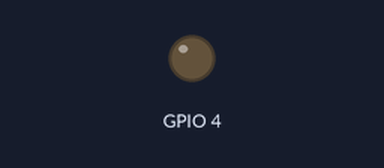
Simulated run of this program. Board: ESP32. Parts: output pins drawn as LEDs (lit = HIGH). WiFi joins after 1.5 s; servers stay silent unless stated; the camera gives no picture; what the program prints to the serial monitor is not drawn.

Above: at 0.4 s.
At 2.3 s:
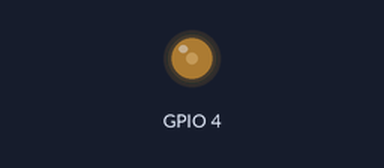
Timing chart, 0 to 3.8 s (numbered marks = the images above):
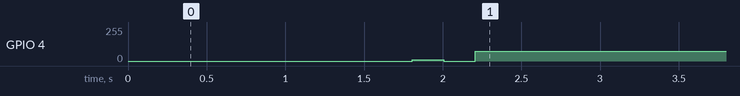

The program:

main.cpp
```cpp
// (licence header left out)
#include "esp_camera.h"
#include <WiFi.h>
#include "esp_timer.h"
#include "img_converters.h"
#include "Arduino.h"
#include "fb_gfx.h"
#include "soc/soc.h" //disable brownout problems
#include "soc/rtc_cntl_reg.h"  //disable brownout problems
#include "esp_http_server.h"

//Replace with your network credentials
char* WiFiSSID = "TheMancave";
char* WiFiPassword = "tagedirtybumpaberra";
#define SERVER_SET_PORT       88

#define PART_BOUNDARY "123456789000000000000987654321"

// This project was tested with the AI Thinker Model, M5STACK PSRAM Model and M5STACK WITHOUT PSRAM
#define CAMERA_MODEL_AI_THINKER

#define PWDN_GPIO_NUM     32
#define RESET_GPIO_NUM    -1
#define XCLK_GPIO_NUM      0
#define SIOD_GPIO_NUM     26
#define SIOC_GPIO_NUM     27

#define Y9_GPIO_NUM       35
#define Y8_GPIO_NUM       34
#define Y7_GPIO_NUM       39
#define Y6_GPIO_NUM       36
#define Y5_GPIO_NUM       21
#define Y4_GPIO_NUM       19
#define Y3_GPIO_NUM       18
#define Y2_GPIO_NUM        5
#define VSYNC_GPIO_NUM    25
#define HREF_GPIO_NUM     23
#define PCLK_GPIO_NUM     22

static const char* _STREAM_CONTENT_TYPE = "multipart/x-mixed-replace;boundary=" PART_BOUNDARY;
static const char* _STREAM_BOUNDARY = "\r\n--" PART_BOUNDARY "\r\n";
static const char* _STREAM_PART = "Content-Type: image/jpeg\r\nContent-Length: %u\r\n\r\n";

httpd_handle_t stream_httpd = NULL;

static esp_err_t stream_handler(httpd_req_t *req){
  camera_fb_t * fb = NULL;
  esp_err_t res = ESP_OK;
  size_t _jpg_buf_len = 0;
  uint8_t * _jpg_buf = NULL;
  char * part_buf[64];

  res = httpd_resp_set_type(req, _STREAM_CONTENT_TYPE);
  if(res != ESP_OK){
    return res;
  }

  while(true){
    fb = esp_camera_fb_get();
    if (!fb) {
      Serial.println("Camera capture failed");
      res = ESP_FAIL;
    } else {
      if(fb->width > 400){
        if(fb->format != PIXFORMAT_JPEG){
          bool jpeg_converted = frame2jpg(fb, 80, &_jpg_buf, &_jpg_buf_len);
          esp_camera_fb_return(fb);
          fb = NULL;
          if(!jpeg_converted){
            Serial.println("JPEG compression failed");
            res = ESP_FAIL;
          }
        } else {
          _jpg_buf_len = fb->len;
          _jpg_buf = fb->buf;
        }
      }
    }
    if(res == ESP_OK){
      size_t hlen = snprintf((char *)part_buf, 64, _STREAM_PART, _jpg_buf_len);
      res = httpd_resp_send_chunk(req, (const char *)part_buf, hlen);
    }
    if(res == ESP_OK){
      res = httpd_resp_send_chunk(req, (const char *)_jpg_buf, _jpg_buf_len);
    }
    if(res == ESP_OK){
      res = httpd_resp_send_chunk(req, _STREAM_BOUNDARY, strlen(_STREAM_BOUNDARY));
    }
    if(fb){
      esp_camera_fb_return(fb);
      fb = NULL;
      _jpg_buf = NULL;
    } else if(_jpg_buf){
      free(_jpg_buf);
      _jpg_buf = NULL;
    }
    if(res != ESP_OK){
      break;
    }
    //Serial.printf("MJPG: %uB\n",(uint32_t)(_jpg_buf_len));
  }
  return res;
}

void startCameraServer(){
  httpd_config_t config = HTTPD_DEFAULT_CONFIG();
  // config.server_port = 80;
  config.server_port = SERVER_SET_PORT;

  httpd_uri_t index_uri = {
    .uri       = "/",
    .method    = HTTP_GET,
    .handler   = stream_handler,
    .user_ctx  = NULL
  };

  Serial.printf("Starting web server on port: '%d'\n", config.server_port);
  if (httpd_start(&stream_httpd, &config) == ESP_OK) {
    httpd_register_uri_handler(stream_httpd, &index_uri);
  }
}

void setup() {
  WRITE_PERI_REG(RTC_CNTL_BROWN_OUT_REG, 0); //disable brownout detector

  Serial.begin(115200);
  Serial.setDebugOutput(true);
  Serial.println();

  camera_config_t config;
  config.ledc_channel = LEDC_CHANNEL_0;
  config.ledc_timer = LEDC_TIMER_0;
  config.pin_d0 = Y2_GPIO_NUM;
  config.pin_d1 = Y3_GPIO_NUM;
  config.pin_d2 = Y4_GPIO_NUM;
  config.pin_d3 = Y5_GPIO_NUM;
  config.pin_d4 = Y6_GPIO_NUM;
  config.pin_d5 = Y7_GPIO_NUM;
  config.pin_d6 = Y8_GPIO_NUM;
  config.pin_d7 = Y9_GPIO_NUM;
  config.pin_xclk = XCLK_GPIO_NUM;
  config.pin_pclk = PCLK_GPIO_NUM;
  config.pin_vsync = VSYNC_GPIO_NUM;
  config.pin_href = HREF_GPIO_NUM;
  config.pin_sscb_sda = SIOD_GPIO_NUM;
  config.pin_sscb_scl = SIOC_GPIO_NUM;
  config.pin_pwdn = PWDN_GPIO_NUM;
  config.pin_reset = RESET_GPIO_NUM;
  config.xclk_freq_hz = 20000000;
  config.pixel_format = PIXFORMAT_JPEG;

  //Set stream quality
  if(psramFound()){
  //  config.frame_size = FRAMESIZE_UXGA;
    config.frame_size = FRAMESIZE_SVGA;
    config.jpeg_quality = 10;
    config.fb_count = 2;
  } else {
    config.frame_size = FRAMESIZE_SVGA;
    config.jpeg_quality = 10;
    config.fb_count = 1;
  }

  // Camera init
  esp_err_t err = esp_camera_init(&config);
  if (err != ESP_OK) {
    Serial.printf("Camera init failed with error 0x%x", err);
    return;
  }

    //drop down frame size for higher initial frame rate
  sensor_t * s = esp_camera_sensor_get();
  s->set_framesize(s, FRAMESIZE_SVGA);
  s->set_vflip(s, 1);
  s->set_hmirror(s, 1);

  //Initialise Flash LED
  ledcSetup(7, 5000, 8);
  ledcAttachPin(4, 7);  //pin4 is LED

  // Wi-Fi connection
  WiFi.begin(WiFiSSID, WiFiPassword);
  while (WiFi.status() != WL_CONNECTED) {
    delay(500);
    Serial.print(".");
  }

  if (WiFi.status() == WL_CONNECTED) {
    Serial.println("");
    Serial.println("WiFi connected");
    Serial.print("Camera Stream Ready! Go to: http://");
    Serial.print(WiFi.localIP());
    Serial.print(":");
    Serial.print(SERVER_SET_PORT);
    Serial.println("' to connect");
  } else {
    Serial.println("");
    Serial.println("WiFi disconnected");
    Serial.print("Camera Ready! Use 'http://");
    Serial.print(WiFi.softAPIP());
    Serial.println("' to connect");
    char* apssid = "QuarOnline pass:12345678";
    char* appassword = "12345678";         //AP password require at least 8 characters.
    WiFi.softAP((WiFi.softAPIP().toString()+"_"+(String)apssid).c_str(), appassword);
  }

  // Start streaming web server
  startCameraServer();

//  Flash flash to show initialised
 for (int i=0;i<1;i++) {
    ledcWrite(7,10);  // flash led
    delay(200);
    ledcWrite(7,0);
    delay(200);
  }

  ledcWrite(7,75);  // enable led
}

void loop() {
  delay(1);
  // Serial.printf("RSSi: %ld dBm\n" + WiFi.RSSI());
}
```
